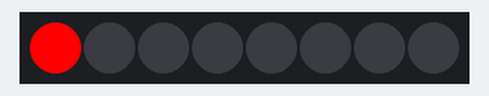
A sketch run on a simulated Arduino Uno, built with avr-gcc and run on an emulated ATmega328P. Parts: 8 RGB LEDs in strip order, left to right. Dim RGB values are drawn brighter than linear.

Above: at 0.15 s.
At 11.39 s:
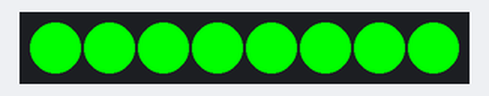
At 19.86 s:
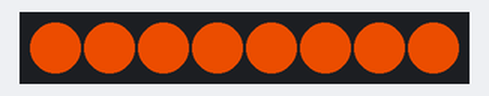
At 29.58 s:
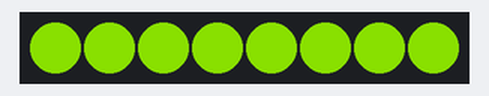
At 39.61 s:
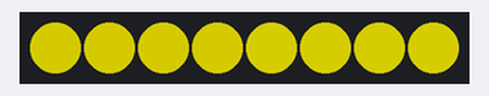
Timing chart, 0 to 40.0 s (numbered marks = the images above):
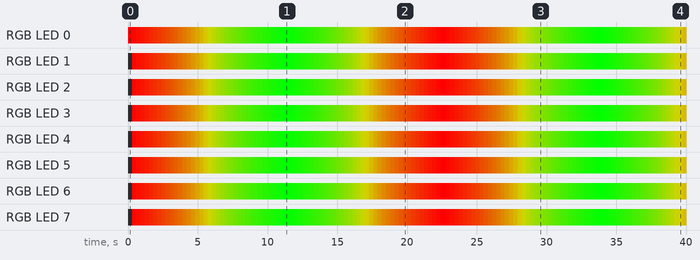

The sketch:

LED_Fade_Nico_Polcaro.ino
```cpp
#include <Adafruit_NeoPixel.h>


#define PIN            6

#define NUMPIXELS      8

Adafruit_NeoPixel pixels = Adafruit_NeoPixel(NUMPIXELS, PIN, NEO_GRB + NEO_KHZ800);

int delayval = 5;

void setup() {

  pixels.begin();

}

void loop() {
  // put your main code here, to run repeatedly:

  for (int x = 0; x <= 255; x++) {
    for (int i = 0; i < NUMPIXELS; i++) {

      pixels.setPixelColor(i, pixels.Color(255 - x, x, 0));

      pixels.show();

      delay(delayval);

    }
  }
  delay(delayval);
  for (int x = 0; x <= 255; x++) {
    for (int i = 0; i < NUMPIXELS; i++) {

      pixels.setPixelColor(i, pixels.Color(x, 255 - x, 0));

      pixels.show();

      delay(delayval);

    }
  }
}
```

Measured:
- by itself, RGB LED 0: off → RGB(255, 0, 0) at 0.00 s, → RGB(249, 6, 0) 0.30 s later, → RGB(242, 13, 0) 0.30 s later, → RGB(235, 20, 0) 0.30 s later, … (133 changes in this stretch)
- by itself, RGB LED 1: off → RGB(249, 6, 0) at 0.30 s, → RGB(242, 13, 0) 0.30 s later, → RGB(235, 20, 0) 0.30 s later, → RGB(228, 27, 0) 0.30 s later, … (132 changes in this stretch)
